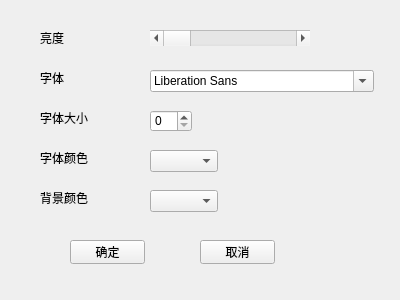
<?xml version="1.0" encoding="UTF-8"?>
<ui version="4.0">
 <class>setup</class>
 <widget class="QWidget" name="setup">
  <property name="geometry">
   <rect>
    <x>0</x>
    <y>0</y>
    <width>400</width>
    <height>300</height>
   </rect>
  </property>
  <property name="windowTitle">
   <string>setup</string>
  </property>
  <widget class="QScrollBar" name="brightbar">
   <property name="geometry">
    <rect>
     <x>150</x>
     <y>30</y>
     <width>160</width>
     <height>16</height>
    </rect>
   </property>
   <property name="orientation">
    <enum>Qt::Horizontal</enum>
   </property>
  </widget>
  <widget class="QLabel" name="brightlabel">
   <property name="geometry">
    <rect>
     <x>40</x>
     <y>30</y>
     <width>54</width>
     <height>16</height>
    </rect>
   </property>
   <property name="text">
    <string>亮度</string>
   </property>
  </widget>
  <widget class="QLabel" name="Fontsizelabel">
   <property name="geometry">
    <rect>
     <x>40</x>
     <y>110</y>
     <width>54</width>
     <height>16</height>
    </rect>
   </property>
   <property name="text">
    <string>字体大小</string>
   </property>
  </widget>
  <widget class="QSpinBox" name="fontsizeBox">
   <property name="geometry">
    <rect>
     <x>150</x>
     <y>110</y>
     <width>42</width>
     <height>22</height>
    </rect>
   </property>
  </widget>
  <widget class="QLabel" name="Fontlabel">
   <property name="geometry">
    <rect>
     <x>40</x>
     <y>70</y>
     <width>54</width>
     <height>16</height>
    </rect>
   </property>
   <property name="text">
    <string>字体</string>
   </property>
  </widget>
  <widget class="QFontComboBox" name="fontComboBox">
   <property name="geometry">
    <rect>
     <x>150</x>
     <y>70</y>
     <width>224</width>
     <height>22</height>
    </rect>
   </property>
  </widget>
  <widget class="QLabel" name="Fontcolorlabel">
   <property name="geometry">
    <rect>
     <x>40</x>
     <y>150</y>
     <width>54</width>
     <height>16</height>
    </rect>
   </property>
   <property name="text">
    <string>字体颜色</string>
   </property>
  </widget>
  <widget class="QLabel" name="backgroundlabel">
   <property name="geometry">
    <rect>
     <x>40</x>
     <y>190</y>
     <width>54</width>
     <height>16</height>
    </rect>
   </property>
   <property name="text">
    <string>背景颜色</string>
   </property>
  </widget>
  <widget class="QComboBox" name="FontcolorBox">
   <property name="geometry">
    <rect>
     <x>150</x>
     <y>150</y>
     <width>68</width>
     <height>22</height>
    </rect>
   </property>
  </widget>
  <widget class="QComboBox" name="backgroundBox">
   <property name="geometry">
    <rect>
     <x>150</x>
     <y>190</y>
     <width>68</width>
     <height>22</height>
    </rect>
   </property>
  </widget>
  <widget class="QPushButton" name="trueButton">
   <property name="geometry">
    <rect>
     <x>70</x>
     <y>240</y>
     <width>75</width>
     <height>24</height>
    </rect>
   </property>
   <property name="text">
    <string>确定</string>
   </property>
  </widget>
  <widget class="QPushButton" name="falseButton">
   <property name="geometry">
    <rect>
     <x>200</x>
     <y>240</y>
     <width>75</width>
     <height>24</height>
    </rect>
   </property>
   <property name="text">
    <string>取消</string>
   </property>
  </widget>
 </widget>
 <resources/>
 <connections/>
</ui>
